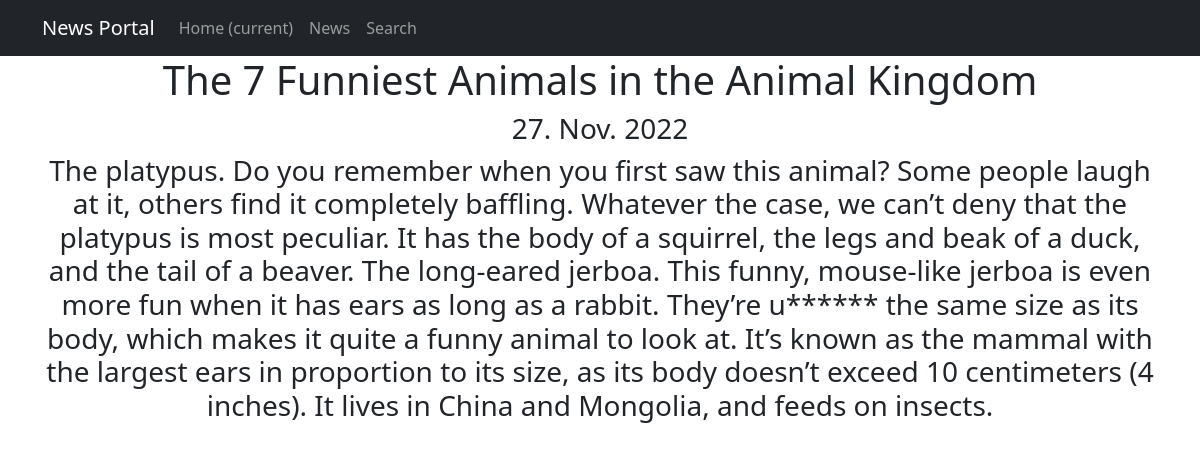
Screenshot of /news/3 with the database file from the repository.
### news/models.py (models this page shows, shortened)
class Post(models.Model):
    article = 'AR'
    news = 'NE'
    NEWSTYPES = [
        (article, 'Article'),
        (news, 'News'),
    ]
    choice = models.CharField(max_length=2,
                              choices=NEWSTYPES,
                              default=news)
    date = models.DateTimeField(auto_now_add=True)
    title = models.CharField(max_length=255)
    content = models.TextField(default="No News / Articles Yet")
    news_rate = models.IntegerField(default=0)
    author = models.ForeignKey(Author, on_delete=models.CASCADE)
    category = models.ManyToManyField(Category, through='PostCategory')

### news/views.py (the view)
# urls.py: path('<int:pk>', NewsDetail.as_view(), name='news_detail'),
class NewsDetail(DetailView):
    model = Post
    template_name = 'news_article.html'
    context_object_name = 'news_article'

### news/templatetags/custom_filters.py (called while the page is built)
@register.filter()
def censor(value):
    bad_words = ["new", "usually"]  # для примера отображения в разных новостях/статьях и в их заголовках
    if not isinstance(value, str):
        raise TypeError(f"Filter is used only for 'str' type!")
    for word in value.split():
        if word.lower() in bad_words:
            value = value.replace(word, f"{word[0]}{cenzor_symbol * (len(word) - 1)}")
    return value

### templates/news_article.html (shortened to what this page needs)
{% extends 'flatpages/default.html' %}
{% load custom_filters %}
{% block content %}
<h1>{{ news_article.title|censor }}</h1>
<h3>{{ news_article.date|date:'d. M. Y' }}</h3>
<h3>{{ news_article.content|censor }}</h3>
{% endblock content %}

### rows the page displays
Post: title|censor "The 7 Funniest Animals in the Animal Kingdom", date "27. Nov. 2022", content|censor "The platypus. Do you remember when you first saw this animal? Some people laugh at it, others find it completely baffling. Whatever the case, we can’t deny that the platypus is most peculiar. It has the body of a squirrel, the legs and beak of a duck, and the tail of a beaver. The long-eared jerboa. This funny, mouse-like jerboa is even more fun when it has ears as long as a rabbit. They’re u****** the same size as its body, which makes it quite a funny animal to look at. It’s known as the mammal with the largest ears in proportion to its size, as its body doesn’t exceed 10 centimeters (4 inches). It lives in China and Mongolia, and feeds on insects."
